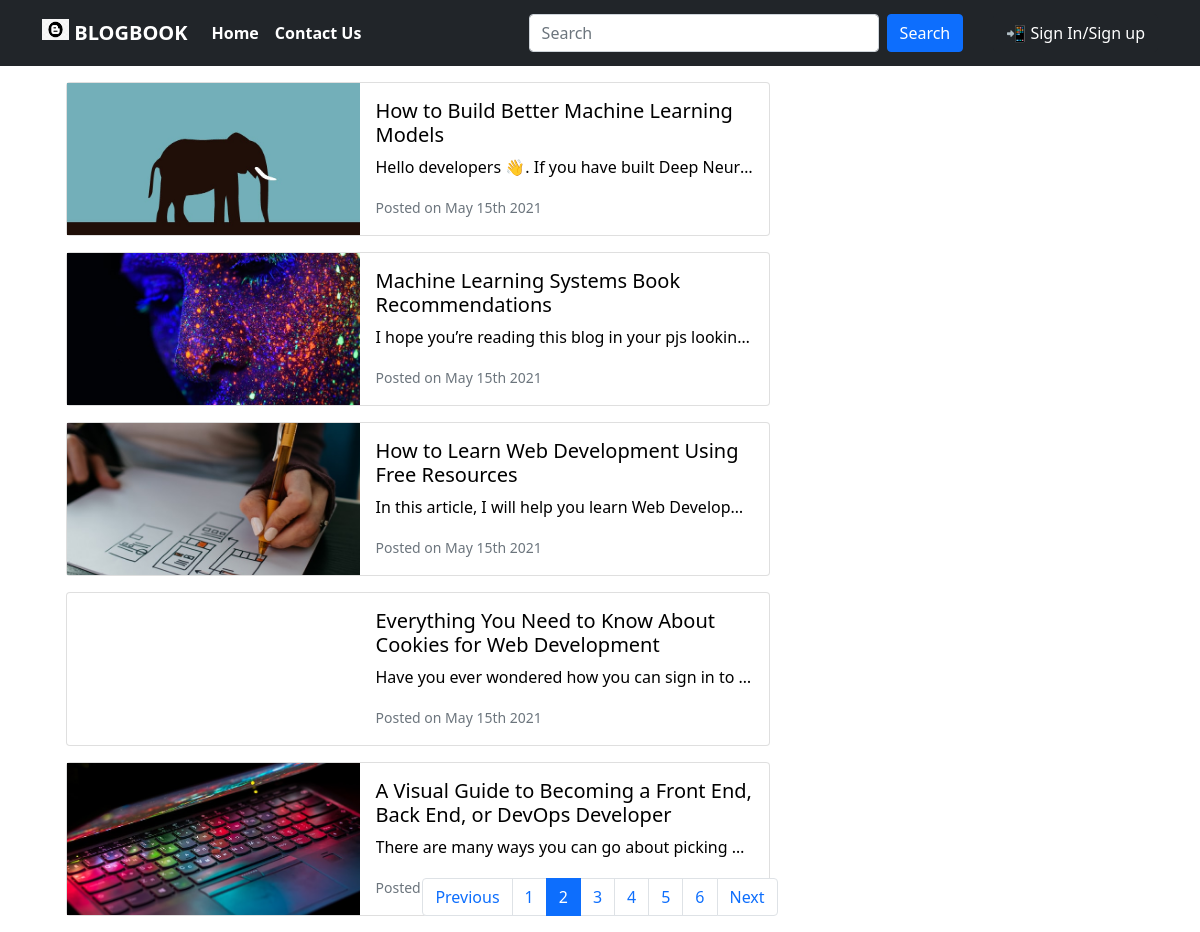
Screenshot of /?page=2 with the database file from the repository.
### tables this page shows
CREATE TABLE `menu` (
  `id` int(11) NOT NULL,
  `name` varchar(200) NOT NULL,
  `action` text NOT NULL
);

CREATE TABLE `posts` (
  `id` int(11) NOT NULL,
  `title` text DEFAULT NULL,
  `content` text DEFAULT NULL,
  `create_at` timestamp NOT NULL DEFAULT current_timestamp(),
  `category_id` int(11) NOT NULL,
  `admin_id` int(11) NOT NULL
);

CREATE TABLE `images` (
  `id` int(11) NOT NULL,
  `post_id` int(11) NOT NULL,
  `image` text NOT NULL
);

### includes/function.php (called while the page is built, shortened)
<?php
	function getPostThumb($conn, $post_id){
		$query="SELECT * FROM images WHERE post_id=$post_id";
		$run=$conn->query($query);
		$data = $run->fetch_assoc();
		return $data['image'];
	}
	function getSubMenuNo($conn, $menu_id){
		$query="SELECT * FROM submenu WHERE parent_menu_id=$menu_id";
		$run=$conn->query($query);
		return $run->num_rows;
	}
?>

### index.php (the view, shortened to what this page needs)
<?php
  require('includes/db.inc.php');
  include('includes/function.php');
  if (isset($_GET['page'])){
    $page = $_GET['page'];
  } else{
    $page = 1;
  }
  $post_per_page = 5;
  $result = ($page-1)*$post_per_page;
?>
<!DOCTYPE html>
<html lang="en">
  <head>
      <link href="https://cdn.jsdelivr.net/npm/bootstrap@5.0.0/dist/css/bootstrap.min.css" rel="stylesheet">
  </head>
  <body>
    <?php include_once('includes/navbar.php'); ?>
    <div>
      <div class="container m-auto mt-3 row">
        <div class="col-8">
          <?php
            if (isset($_GET['search'])){
              $keyword = $_GET['search'];
              $postQuery = "SELECT * FROM posts
                            WHERE title LIKE '%$keyword%'
                            ORDER BY id DESC LIMIT $result, $post_per_page";
            } else {
              $postQuery = "SELECT * FROM posts
                            ORDER BY id DESC LIMIT $result, $post_per_page";
            }
            $runPQ = $conn->query($postQuery);
            while ($post = $runPQ->fetch_assoc()) {
          ?>
            <div class="card mb-3" style="max-width: 800px;">
              <a href="post.php?id=<?=$post['id']?>" style="text-decoration: none; color:black;">
                <div class="row g-0">
                  <div class="col-md-5" style="background-image: url('images/<?=getPostThumb($conn,$post['id'])?>');background-size: cover; ">
                  </div>
                  <div class="col-md-7">
                    <div class="card-body">
                      <h5 class="card-title"><?=$post['title']?></h5>
                      <p class="card-text text-truncate"><?=$post['content']?></p>
                      <p class="card-text"><small class="text-muted">Posted on <?=date('F jS Y',strtotime($post['create_at']))?> </small></p>
                    </div>
                  </div>
                </div>
              </a>
            </div>
          <?php
            }
          ?>
        </div>
        <?php include_once('includes/sidebar.php'); ?>
      </div>
    <?php
      if (isset($_GET['search'])) {
        $keyword = $_GET['search'];
        $q = "SELECT * FROM posts WHERE title LIKE '%$keyword%'";
      } else {
        $q = "SELECT * FROM posts";
      }
      $r = $conn->query($q);
      $total_posts = $r->num_rows;
      $total_pages = ceil($total_posts/$post_per_page);
    ?>
    <nav aria-label="Page navigation" class="fixed-bottom">
      <?php
        if ($page > 1){
          $switch = "";
        } else {
          $switch = "disabled";
        }
        if ($page < $total_pages){
          $nswitch = "";
        } else {
          $nswitch = "disabled";
        }
      ?>
      <ul class="pagination justify-content-center">
        <li class="page-item <?=$switch?>">
          <a class="page-link" href="?<?php if(isset($_GET['search'])){echo "search=$keyword&";}?>page=<?=$page-1?>" tabindex="-1" aria-disabled="true">Previous</a>
        </li>
        <?php
          for ($opage = 1; $opage <= $total_pages; $opage++){
            $color = "";
            if (isset($_GET['page']) && $opage == $_GET['page']) {
              $color = "active";
            }
        ?>
          <li class="page-item <?php echo $color; ?>">
            <a class="page-link" href="?<?php if(isset($_GET['search'])){echo "search=$keyword&";}?>page=<?=$opage?>">
              <?=$opage?>
            </a>
          </li>
        <?php
          }
        ?>
        <li class="page-item <?=$nswitch?>">
          <a class="page-link" href="?<?php if(isset($_GET['search'])){echo "search=$keyword&";}?>page=<?=$page+1?>">Next</a>
        </li>
      </ul>
    </nav>
  </body>
</html>

### includes/navbar.php (shortened to what this page needs)
<nav class="navbar sticky-top navbar-expand-lg navbar-dark bg-dark">
  <div class="container" style="height: 50px; font-weight: bold">
    <a class="navbar-brand" href="index.php?page=1">
      <img src="images/icon.jpg" alt="" width="27" height="21" class="d-inline-block align-text-top"/>
      BLOGBOOK
    </a>
    <div class="collapse navbar-collapse" id="navbarScroll">
      <ul class="navbar-nav me-auto my-2 my-lg-0 navbar-nav-scroll" style="--bs-scroll-height: 100px;">
        <?php
          $navQuery = "SELECT * FROM menu";
          $runNav = $conn->query($navQuery);
          while($menu = $runNav->fetch_assoc()){
            $no = getSubMenuNo($conn, $menu['id']);
            if ($no == 0){
        ?>
          <li class="nav-item">
            <a class="nav-link active" aria-current="page" href="<?=$menu['action']?>"><?=$menu['name']?></a>
          </li>
          <?php
            } else {
          ?>
        <?php
            }
          }
        ?>
      </ul>
      <form class="d-flex" action="index.php?'<?php echo $_GET['search']; ?>">
        <input class="form-control me-2" name="search" type="search" placeholder="Search" aria-label="Search" style="width: 350px; ">
        <button class="btn btn-primary" type="submit" style="margin-right: 30px">Search</button>
        <?php
          if(isset($_SESSION['isUserLoggedIn']) && $_SESSION['isUserLoggedIn']) {
            $admin = getAdminInfo($conn, $_SESSION['email']);
        ?>
            <div class="btn-group">
              <button type="button" class="btn btn-primary dropdown-toggle" data-bs-toggle="dropdown" aria-expanded="false">
                <?=$admin['full_name']?>
              </button>
              <ul class="dropdown-menu">
                <li><a class="dropdown-item" href="admin.php?addpost">Write Post</a></li>
                <li><a class="dropdown-item" href="admin.php?managepost">Manage Post</a></li>
                <li><a class="dropdown-item" href="admin.php?managecomment">Manage Comment</a></li>
                <?php
                  if ($_SESSION['email'] == 'maiphuocvinh@gmail.com') {
                    echo "<li><a class='dropdown-item' href='admin.php?managecategory'>Manage Category</a></li>";
                  }
                ?>
                <li><hr class="dropdown-divider"></li>
                <li><a class="dropdown-item" href="./includes/logout.php">Log out</a></li>
              </ul>
            </div>
        <?php
          }
          else {
        ?>
          <a href="login.php" class="btn btn-dark">&#128242 Sign In/Sign up</a>
        <?php
          }
        ?>
      </form>
    </div>
  </div>
</nav>

### rows the page displays
menu: name "Home"
menu: name "Contact Us"
posts: id.image (picture), title "How to Build Better Machine Learning Models", content "Hello developers 👋. If you have built Deep Neur…", create_at "May 15th 2021"
posts: id.image (picture), title "Machine Learning Systems Book Recommendations", content "I hope you’re reading this blog in your pjs lookin…", create_at "May 15th 2021"
posts: id.image (picture), title "How to Learn Web Development Using Free Resources", content "In this article, I will help you learn Web Develop…", create_at "May 15th 2021"
posts: title "Everything You Need to Know About Cookies for Web Development", content "Have you ever wondered how you can sign in to…", create_at "May 15th 2021"
posts: id.image (picture), title "A Visual Guide to Becoming a Front End, Back End, or DevOps Developer", content "There are many ways you can go about picking…"
